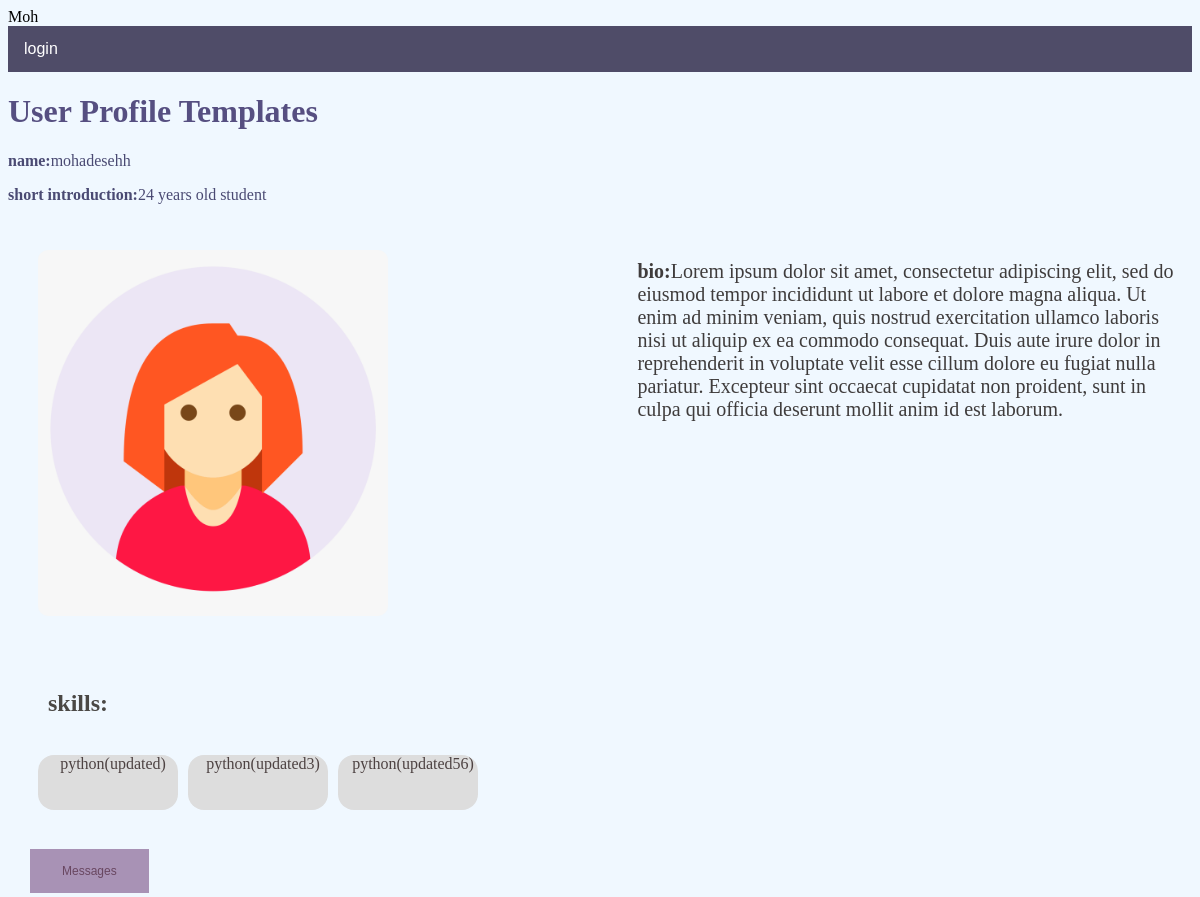
The app's page /userprofile/422d0c64-a422-44df-91c4-edebd099cb86/ with its own data.
### users/models.py (models this page shows, shortened)
class Profile(models.Model):
    user=models.OneToOneField(User,on_delete=models.CASCADE,null=True,blank=True)
    username=models.CharField(max_length=200,null=True,blank=True)
    name=models.CharField(max_length=200,null=True,blank=True)
    email=models.EmailField(max_length=500,null=True,blank=True)
    short_intro=models.CharField(max_length=200,null=True,blank=True)
    bio=models.TextField(blank=True,null=True)
    profile_image=models.ImageField(null=True,blank=True, upload_to='profiles/', default="profiles/user-default.png")
    created = models.DateTimeField(auto_now_add=True)
    id = models.UUIDField(default=uuid.uuid4, unique=True,
                          primary_key=True, editable=False)

class Skill(models.Model):
    owner=models.ForeignKey(Profile,null=True,blank=True,on_delete=models.CASCADE)
    name=models.CharField(max_length=200,null=True,blank=True)
    description=models.TextField(null=True,blank=True)
    created = models.DateTimeField(auto_now_add=True)
    id = models.UUIDField(default=uuid.uuid4, unique=True,
                          primary_key=True, editable=False)

### users/views.py (the view)
# urls.py: path('userprofile/<str:pk>/',views.userprofile,name="userprofile"),
def userprofile(request,pk):
    profile=Profile.objects.get(id=pk)
    topskills=profile.skill_set.exclude(description__exact="")
    otherskills=profile.skill_set.filter(description="")
    context={'profile':profile,'topskills':topskills,'otherskills':otherskills}
    return render(request,'users/user_profile.html',context)

### users/templates/users/user_profile.html (shortened to what this page needs)
{%extends 'main.html'%}
{%load static%}
{%block content%}
    <div class="project_container">
        <h1>User Profile Templates</h1>
        <p class="p__title"><b>name:</b>{{profile.name}}</p>
        <p class="p__title"><b>short introduction:</b>{{profile.short_intro}}</p>
        <div class="project__card2">
            <p class="p__description"><b>bio:</b>{{profile.bio}}</p>
        </div>
        <div class="img__div1">
            <img class="p__image" src="{{profile.profile_image.url}}"/>
        </div>
        <div class="tag__class">
            <h2 class="tag__des">skills:</h2><br>
            {%for skill in topskills%}
                <p class="tags">{{skill.name}}</p>
            {%endfor%}
            <br><br><br><br><br>
            {% if request.user.profile.id != profile.id %}
                <button class="account__btn"><a class="skill__link" href="{%url 'create-message' profile.id %}">Messages</button>
            {%endif%}
        </div>
{%endblock content%}

### static/styles/main.css (style rules this page uses)
h1 { color:rgb(86,79,129) }
h2 { color:rgb(86,79,129) }
body { background-color:aliceblue; text-decoration:none; }
img.p__image { width:350px; height:auto; border-radius:10px; margin: 20px; }
p.p__title { color: rgb(74, 74, 115); }
p.p__description { font-size: 20px; margin-top:30px; color:rgb(63, 60, 60); }
.project__card2 { width: 46%; height:auto; padding: 10px; float:right; }
.img__div1 { height: auto; width: 50%; padding: 10px; }
.tag__class { width: 50%; height: 150px; padding: 20px; }
h2.tag__des { margin-left: 20px; color:rgb(74, 72, 69); }
p.tags { background-color: #ddd; display:inline; margin-left: 10px; padding-left: 10px; border: none; color: rgb(77, 66, 66); height: 55px; width: 130px; text-align: center; text-decoration: none; padding: auto; margin-top: auto; margin-bottom: auto; float:left; border-radius: 16px; }
button.account__btn { background-color: #a892b5; border: none; color: white; padding: 15px 32px; text-align: center; text-decoration: none; display: inline-block; font-size: 12px; margin: 4px 2px; cursor: pointer; }
a.skill__link { float:right; text-decoration: none; color:rgb(105, 71, 97) }

### records on screen
Profile: name "mohadesehh", short_intro "24 years old student", bio "Lorem ipsum dolor sit amet, consectetur adipiscing elit, sed do eiusmod tempor incididunt ut labore et dolore magna aliqua. Ut enim ad minim veniam, quis nostrud exercitation ullamco laboris nisi ut aliquip ex ea commodo consequat. Duis aute irure dolor in reprehenderit in voluptate velit esse cillum dolore eu fugiat nulla pariatur. Excepteur sint occaecat cupidatat non proident, sunt in culpa qui officia deserunt mollit anim id est laborum.", profile_image (picture)
Skill: name "python(updated)"
Skill: name "python(updated3)"
Skill: name "python(updated56)"
